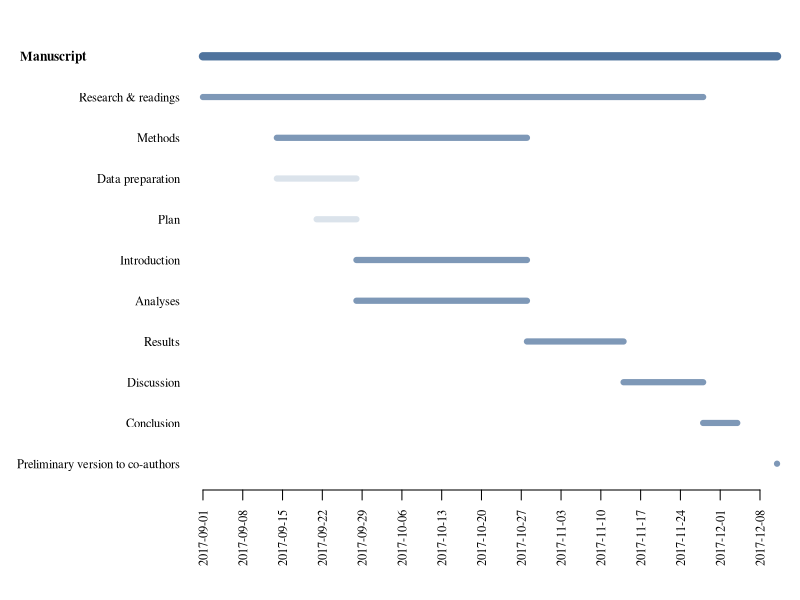
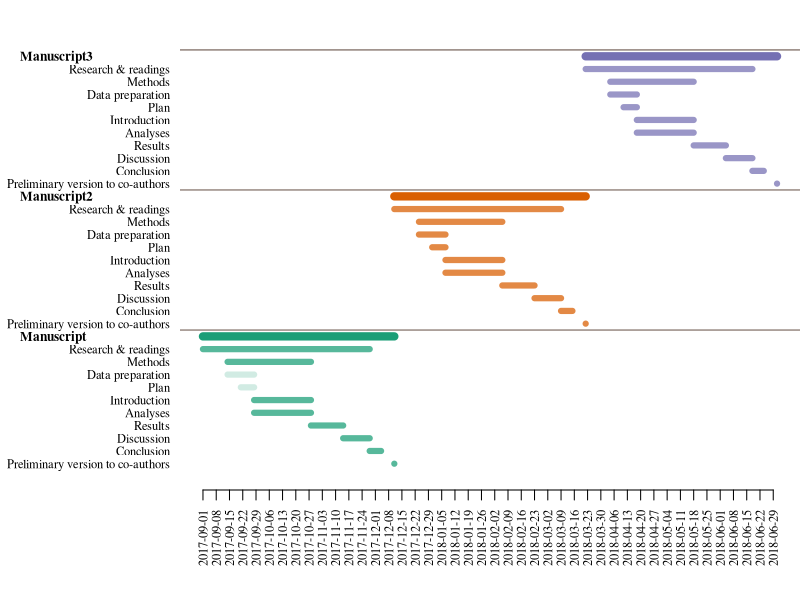
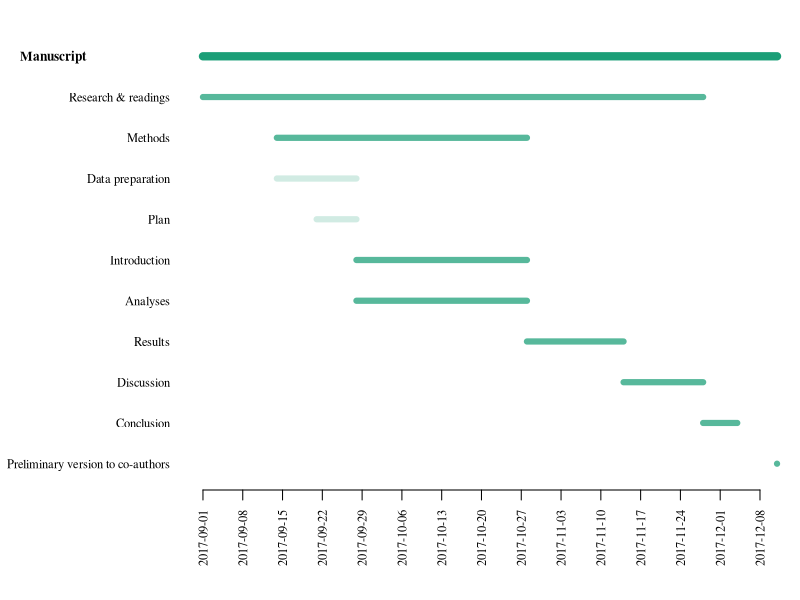
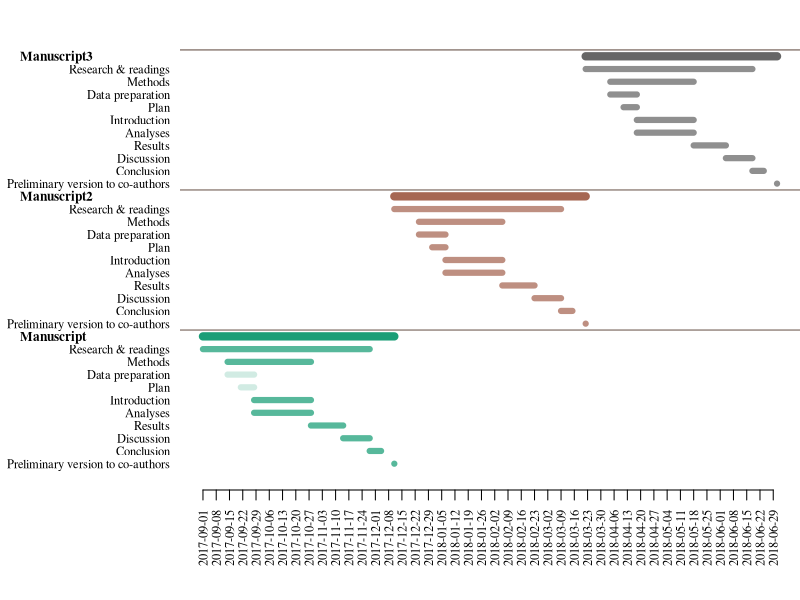
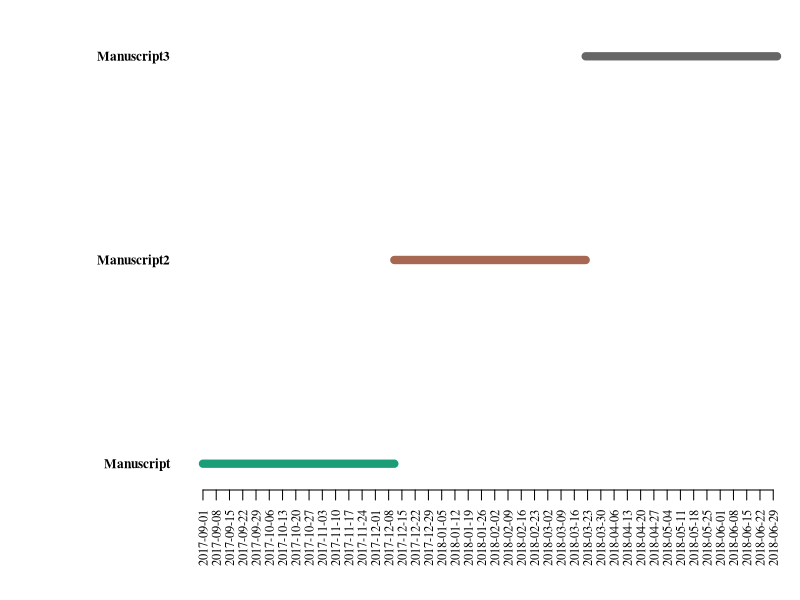

Generate these figures, in order, with R:
## ---- chunk 1
rm(list=ls())
# R version
sessionInfo()[[1]]$version.string

# Packages required
library(knitr)
library(tidyverse)
library(RColorBrewer)
## ---- chunk 2
# Let's organize a fake manuscript project to generate the chart.
Manuscript <- c('Research & readings','Data preparation','Analyses','Plan','Introduction','Methods','Results','Discussion','Conclusion','Preliminary version to co-authors')
startDate <- c('2017-09-01','2017-09-14','2017-09-28','2017-09-21','2017-09-28','2017-09-14','2017-10-28','2017-11-14','2017-11-28','2017-12-11')
dueDate <- c('2017-11-28','2017-09-28','2017-10-28','2017-09-28','2017-10-28','2017-10-28','2017-11-14','2017-11-28','2017-12-04','2017-12-11')
status <- c('I','C','I','C','I','I','I','I','I','I')
nTasks <- length(Manuscript)

# Create the data frame.
# In statuses, "I" and "C" would stand for "Incomplete" and "Complete", respectively
df <- data.frame(milestones = rep('Manuscript', nTasks),
                 tasks = Manuscript,
                 startDate = as.Date(startDate),
                 dueDate = as.Date(dueDate),
                 status = status,
                 stringsAsFactors = FALSE)

kable(df)
## ---- chunk 3
# Let's first organize our graph in order of tasks startDate
df <- arrange(df, desc(startDate))

# We need a date range for which we wish to crete the graph.
# Let's select the duration of the milestone
dateRange <- c(min(df$startDate), max(df$dueDate))

# We also need the number of elements to add to our graph.
# It will be the number of tasks plus the number of milestones
nameMilestones <- unique(df$milestones)
nMilestones <- length(nameMilestones)
nLines <- nTasks + nMilestones

# We also need a date sequence that will be used as one of our axes
# We select the date range divided into 7 days periods
dateSeq <- seq.Date(dateRange[1], dateRange[2], by = 7)

# Finally, we need a color palette for the project
# We take three colors, the first will be for the milestones
# The second will be for incomplete tasks
# The third color will be for completed tasks
cols <- c('#4f739d','#4f739dBB','#4f739d33')

# Gantt chart
par(family = "serif", mar = c(6,9,2,0))
plot(x = 1, y = 1, col = 'transparent', xlim = dateRange, ylim = c(1,nLines), bty = "n",ann = FALSE, xaxt = "n",yaxt = "n",type = "n",bg = 'grey')

# Add axes, tasks and milestones
mtext(dateSeq, side = 1, at = dateSeq, las = 3, line = 1.5, cex = 0.75)
axis(1, dateSeq, labels = F, line = 0.5)
mtext(df$tasks, side = 2, at = 1:nrow(df), las = 1, line = 0, cex = 0.75)
mtext(nameMilestones, side = 2, at = nrow(df)+1, las = 1, line = 8, font = 2, adj = 0, cex = 0.8)

# Add tasks
for(i in 1:nTasks) {
    lines(c(i,i) ~ c(df$startDate[i], df$dueDate[i]), lwd = 6, col = if(df$status[i] == 'C') cols[3] else cols[2])
}

# Add milestone
lines(c(nLines,nLines) ~ c(min(df$startDate), max(df$dueDate)), lwd = 8, col = cols[1])

# Add today's date
abline(v = as.Date(format(Sys.time(), format = "%Y-%m-%d")), lwd = 2, lty = 2)
## ---- chunk 4
# We will simply duplicate the manuscript and do as though we are working on three consecutive manuscripts
df2 <- df3 <- df
df2$milestones <- 'Manuscript2'
df3$milestones <- 'Manuscript3'
df2[,c('startDate','dueDate')] <- df2[,c('startDate','dueDate')] + as.numeric(diff(dateRange))
df3[,c('startDate','dueDate')] <- df3[,c('startDate','dueDate')] + as.numeric(diff(dateRange))*2
df2$status <- df3$status <- rep('I',nTasks)
dfM <- rbind(df, df2, df3)

# ... and go through the process of setting up the elements needed for the chart
# Let's start with the colors this time
# We take three colors, the first will be for the milestones
# The second will be for incomplete tasks
# The third color will be for completed tasks
nameMilestones <- unique(dfM$milestones)
nMilestones <- length(nameMilestones)
cols <- data.frame(milestones = nameMilestones,
                   col = brewer.pal(nMilestones, "Dark2"),
                   stringsAsFactors = F)

# Let's organize our dataset to produce the graph
dfMulti <- dfM %>%
      group_by(milestones) %>% # group by milestones
      summarise(startDate = min(startDate),
                dueDate = max(dueDate)) %>% # Determine the beginning and end date of milestones
      mutate(tasks = milestones, status = 'M') %>% # Give a name and a status
      bind_rows(dfM) %>% # Bind milestones with tasks
      mutate(lwd = ifelse(milestones == tasks, 8, 6)) %>% # Add line width for graph
      left_join(cols, by = 'milestones') %>% # add colors
      mutate(col = ifelse(status == 'I', paste0(col,'BB'), col)) %>% # change colors according to status
      mutate(col = ifelse(status == 'C', paste0(col,'33'), col)) %>% # change colors according to status
      mutate(cex = ifelse(status == 'M', 0.8, 0.75)) %>%
      mutate(adj = ifelse(status == 'M', 0, 1)) %>%
      mutate(line = ifelse(status == 'M', 8, 0.5)) %>%
      mutate(font = ifelse(status == 'M', 2, 1)) %>%
      arrange(milestones,desc(startDate),dueDate) # sort table

# We need a date range for which we wish to crete the graph.
# Let's select the duration of the milestone
dateRange <- c(min(dfMulti$startDate), max(dfMulti$dueDate))

# We also need a date sequence that will be used as one of our axes
# We select the date range divided into 7 days periods
dateSeq <- seq.Date(dateRange[1], dateRange[2], by = 7)


# Gantt chart
nLines <- nrow(dfMulti)
par(family = "serif", mar = c(6,9,2,0))
plot(x = 1, y = 1, col = 'transparent', xlim = dateRange, ylim = c(1,nLines), bty = "n",ann = FALSE, xaxt = "n",yaxt = "n",type = "n",bg = 'grey')
mtext(dateSeq, side = 1, at = dateSeq, las = 3, line = 1.5, cex = 0.75)
axis(1, dateSeq, labels = F, line = 0.5)

for(i in 1:nLines) {
    lines(c(i,i) ~ c(dfMulti$startDate[i],dfMulti$dueDate[i]),
          lwd = dfMulti$lwd[i],
          col = dfMulti$col[i])
    mtext(dfMulti$tasks[i],
          side = 2,
          at = i,
          las = 1,
          adj = dfMulti$adj[i],
          line = dfMulti$line[i],
          cex = dfMulti$cex[i],
          font = dfMulti$font[i])
}

abline(h = which(dfMulti$status == 'M') + 0.5, col = '#634d42')
abline(v = as.Date(format(Sys.time(), format = "%Y-%m-%d")), lwd = 2, lty = 2)
## ---- chunk 5
ganttR <- function(df, type = 'all', warning = F) {

    nameMilestones <- unique(df$milestones)
    nMilestones <- length(nameMilestones)
    rbPal <- colorRampPalette(brewer.pal(8, "Dark2")) # Color palette
    cols <- data.frame(milestones = nameMilestones,
                       col = rbPal(nMilestones),
                       stringsAsFactors = F)
    cols <- cols[1:nMilestones, ]

    # Let's organize our dataset to produce the graph
    df <- df %>%
          group_by(milestones) %>% # group by milestones
          summarise(startDate = min(startDate),
                    dueDate = max(dueDate)) %>% # Determine the beginning and end date of milestones
          mutate(tasks = milestones, status = 'M') %>% # Give a name and a status
          bind_rows(df) %>% # Bind milestones with tasks
          mutate(lwd = ifelse(milestones == tasks, 8, 6)) %>% # Add line width for graph
          left_join(cols, by = 'milestones') %>% # add colors
          mutate(col = ifelse(status == 'I', paste0(col,'BB'), col)) %>% # change colors according to status
          mutate(col = ifelse(status == 'C', paste0(col,'33'), col)) %>% # change colors according to status
          mutate(cex = ifelse(status == 'M', 0.8, 0.75)) %>%
          mutate(adj = ifelse(status == 'M', 0, 1)) %>%
          mutate(line = ifelse(status == 'M', 8, 0.5)) %>%
          mutate(font = ifelse(status == 'M', 2, 1)) %>%
          arrange(milestones,desc(startDate),dueDate) # sort table

    # We need a date range for which we wish to crete the graph.
    # Let's select the duration of the milestone
    dateRange <- c(min(df$startDate), max(df$dueDate))

    # We also need a date sequence that will be used as one of our axes
    # We select the date range divided into 7 days periods
    dateSeq <- seq.Date(dateRange[1], dateRange[2], by = 7)


    # Gantt chart for 'all' type
    if(type == 'all') {
        nLines <- nrow(df)
        par(family = "serif", mar = c(6,9,2,0))
        plot(x = 1, y = 1, col = 'transparent', xlim = dateRange, ylim = c(1,nLines), bty = "n",ann = FALSE, xaxt = "n",yaxt = "n",type = "n",bg = 'grey')
        mtext(dateSeq, side = 1, at = dateSeq, las = 3, line = 1.5, cex = 0.75)
        axis(1, dateSeq, labels = F, line = 0.5)

        for(i in 1:nLines) {
            lines(c(i,i) ~ c(df$startDate[i],df$dueDate[i]),
                  lwd = df$lwd[i],
                  col = df$col[i])
            mtext(df$tasks[i],
                  side = 2,
                  at = i,
                  las = 1,
                  adj = df$adj[i],
                  line = df$line[i],
                  cex = df$cex[i],
                  font = df$font[i])
        }

        abline(h = which(df$status == 'M') + 0.5, col = '#634d42')
        abline(v = as.Date(format(Sys.time(), format = "%Y-%m-%d")), lwd = 2, lty = 2)
    }

    # Gantt chart for 'milestones' only
    if(type == 'milestones') {
        nLines <- nMilestones
        ms <- which(df$status == 'M')
        par(family = "serif", mar = c(6,9,2,0))
        plot(x = 1, y = 1, col = 'transparent', xlim = dateRange, ylim = c(1,nLines), bty = "n",ann = FALSE, xaxt = "n",yaxt = "n",type = "n",bg = 'grey')
        mtext(dateSeq, side = 1, at = dateSeq, las = 3, line = 1.5, cex = 0.75)
        axis(1, dateSeq, labels = F, line = 0.5)

        for(i in 1:nLines) {
            lines(c(i,i) ~ c(df$startDate[ms[i]],df$dueDate[ms[i]]),
                  lwd = df$lwd[ms[i]],
                  col = df$col[ms[i]])
            mtext(df$tasks[ms[i]],
                  side = 2,
                  at = i,
                  las = 1,
                  adj = 1,
                  line = 0.5,
                  cex = df$cex[ms[i]],
                  font = df$font[ms[i]])
        }
        abline(v = as.Date(format(Sys.time(), format = "%Y-%m-%d")), lwd = 2, lty = 2)
    }   
}

# Single milestone
ganttR(df)

# Multiple milestones
ganttR(dfM)

# Milestones only
ganttR(dfM, 'milestones')
